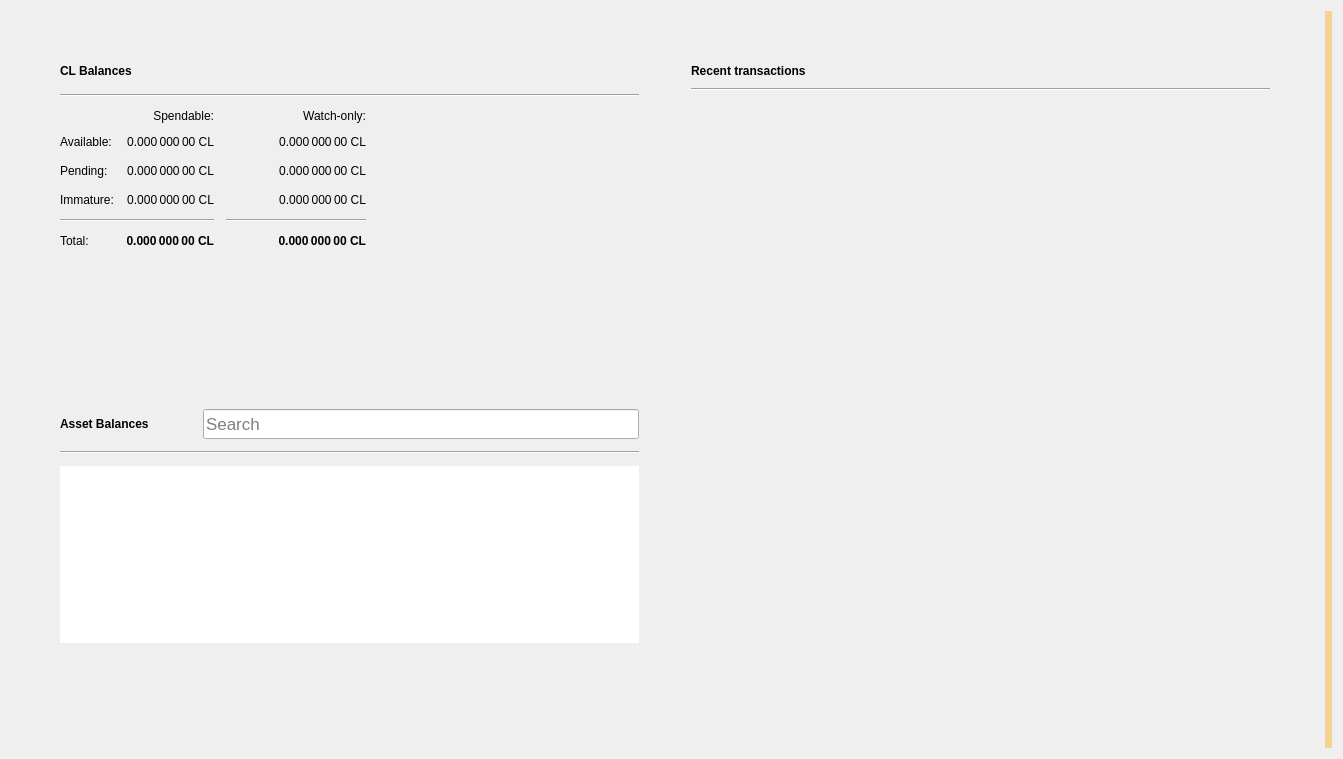
<?xml version="1.0" encoding="UTF-8"?>
<ui version="4.0">
 <class>OverviewPage</class>
 <widget class="QWidget" name="OverviewPage">
  <property name="geometry">
   <rect>
    <x>0</x>
    <y>0</y>
    <width>1343</width>
    <height>759</height>
   </rect>
  </property>
  <property name="windowTitle">
   <string>Form</string>
  </property>
  <property name="autoFillBackground">
   <bool>false</bool>
  </property>
  <layout class="QGridLayout" name="gridLayout_3">
   <item row="0" column="1">
    <layout class="QVBoxLayout" name="verticalLayout_7">
     <property name="spacing">
      <number>0</number>
     </property>
     <property name="leftMargin">
      <number>0</number>
     </property>
     <property name="topMargin">
      <number>0</number>
     </property>
     <property name="rightMargin">
      <number>0</number>
     </property>
     <property name="bottomMargin">
      <number>0</number>
     </property>
     <item>
      <layout class="QHBoxLayout" name="horizontalLayout" stretch="0,0">
       <property name="spacing">
        <number>34</number>
       </property>
       <property name="sizeConstraint">
        <enum>QLayout::SetMaximumSize</enum>
       </property>
       <property name="leftMargin">
        <number>40</number>
       </property>
       <property name="topMargin">
        <number>40</number>
       </property>
       <property name="rightMargin">
        <number>40</number>
       </property>
       <property name="bottomMargin">
        <number>40</number>
       </property>
       <item>
        <layout class="QVBoxLayout" name="verticalLayout_2">
         <property name="spacing">
          <number>34</number>
         </property>
         <property name="rightMargin">
          <number>0</number>
         </property>
         <item>
          <widget class="QFrame" name="frame">
           <property name="sizePolicy">
            <sizepolicy hsizetype="Preferred" vsizetype="Preferred">
             <horstretch>0</horstretch>
             <verstretch>0</verstretch>
            </sizepolicy>
           </property>
           <property name="frameShape">
            <enum>QFrame::NoFrame</enum>
           </property>
           <property name="frameShadow">
            <enum>QFrame::Raised</enum>
           </property>
           <property name="lineWidth">
            <number>10</number>
           </property>
           <layout class="QVBoxLayout" name="verticalLayout_4">
            <property name="spacing">
             <number>12</number>
            </property>
            <item>
             <layout class="QHBoxLayout" name="horizontalLayout_4">
              <item>
               <widget class="QLabel" name="clBalancesLabel">
                <property name="font">
                 <font>
                  <weight>75</weight>
                  <bold>true</bold>
                 </font>
                </property>
                <property name="text">
                 <string>CL Balances</string>
                </property>
               </widget>
              </item>
              <item>
               <widget class="QPushButton" name="labelWalletStatus">
                <property name="enabled">
                 <bool>true</bool>
                </property>
                <property name="maximumSize">
                 <size>
                  <width>30</width>
                  <height>16777215</height>
                 </size>
                </property>
                <property name="toolTip">
                 <string>The displayed information may be out of date. Your wallet automatically synchronizes with the CL network after a connection is established, but this process has not completed yet.</string>
                </property>
                <property name="text">
                 <string/>
                </property>
                <property name="icon">
                 <iconset>
                  <normaloff>:/icons/warning</normaloff>
                  <disabledoff>:/icons/warning</disabledoff>:/icons/warning</iconset>
                </property>
                <property name="iconSize">
                 <size>
                  <width>24</width>
                  <height>24</height>
                 </size>
                </property>
                <property name="flat">
                 <bool>true</bool>
                </property>
               </widget>
              </item>
              <item>
               <spacer name="horizontalSpacer_3">
                <property name="orientation">
                 <enum>Qt::Horizontal</enum>
                </property>
                <property name="sizeHint" stdset="0">
                 <size>
                  <width>40</width>
                  <height>20</height>
                 </size>
                </property>
               </spacer>
              </item>
             </layout>
            </item>
            <item>
             <widget class="Line" name="line_2">
              <property name="orientation">
               <enum>Qt::Horizontal</enum>
              </property>
             </widget>
            </item>
            <item>
             <layout class="QGridLayout" name="gridLayout">
              <property name="spacing">
               <number>12</number>
              </property>
              <item row="3" column="2">
               <widget class="QLabel" name="labelWatchImmature">
                <property name="font">
                 <font>
                  <weight>50</weight>
                  <bold>false</bold>
                 </font>
                </property>
                <property name="cursor">
                 <cursorShape>IBeamCursor</cursorShape>
                </property>
                <property name="toolTip">
                 <string>Mined balance in watch-only addresses that has not yet matured</string>
                </property>
                <property name="text">
                 <string notr="true">0.000 000 00 CL</string>
                </property>
                <property name="alignment">
                 <set>Qt::AlignRight|Qt::AlignTrailing|Qt::AlignVCenter</set>
                </property>
                <property name="textInteractionFlags">
                 <set>Qt::LinksAccessibleByMouse|Qt::TextSelectableByKeyboard|Qt::TextSelectableByMouse</set>
                </property>
               </widget>
              </item>
              <item row="2" column="3">
               <spacer name="horizontalSpacer_2">
                <property name="orientation">
                 <enum>Qt::Horizontal</enum>
                </property>
                <property name="sizeHint" stdset="0">
                 <size>
                  <width>40</width>
                  <height>20</height>
                 </size>
                </property>
               </spacer>
              </item>
              <item row="1" column="0">
               <widget class="QLabel" name="labelBalanceText">
                <property name="text">
                 <string>Available:</string>
                </property>
               </widget>
              </item>
              <item row="1" column="2">
               <widget class="QLabel" name="labelWatchAvailable">
                <property name="font">
                 <font>
                  <weight>50</weight>
                  <bold>false</bold>
                 </font>
                </property>
                <property name="cursor">
                 <cursorShape>IBeamCursor</cursorShape>
                </property>
                <property name="toolTip">
                 <string>Your current balance in watch-only addresses</string>
                </property>
                <property name="text">
                 <string notr="true">0.000 000 00 CL</string>
                </property>
                <property name="alignment">
                 <set>Qt::AlignRight|Qt::AlignTrailing|Qt::AlignVCenter</set>
                </property>
                <property name="textInteractionFlags">
                 <set>Qt::LinksAccessibleByMouse|Qt::TextSelectableByKeyboard|Qt::TextSelectableByMouse</set>
                </property>
               </widget>
              </item>
              <item row="2" column="1">
               <widget class="QLabel" name="labelUnconfirmed">
                <property name="font">
                 <font>
                  <weight>50</weight>
                  <bold>false</bold>
                 </font>
                </property>
                <property name="cursor">
                 <cursorShape>IBeamCursor</cursorShape>
                </property>
                <property name="toolTip">
                 <string>Total of transactions that have yet to be confirmed, and do not yet count toward the spendable balance</string>
                </property>
                <property name="text">
                 <string notr="true">0.000 000 00 CL</string>
                </property>
                <property name="alignment">
                 <set>Qt::AlignRight|Qt::AlignTrailing|Qt::AlignVCenter</set>
                </property>
                <property name="textInteractionFlags">
                 <set>Qt::LinksAccessibleByMouse|Qt::TextSelectableByKeyboard|Qt::TextSelectableByMouse</set>
                </property>
               </widget>
              </item>
              <item row="4" column="2">
               <widget class="Line" name="lineWatchBalance">
                <property name="sizePolicy">
                 <sizepolicy hsizetype="Preferred" vsizetype="Fixed">
                  <horstretch>0</horstretch>
                  <verstretch>0</verstretch>
                 </sizepolicy>
                </property>
                <property name="minimumSize">
                 <size>
                  <width>140</width>
                  <height>0</height>
                 </size>
                </property>
                <property name="orientation">
                 <enum>Qt::Horizontal</enum>
                </property>
               </widget>
              </item>
              <item row="0" column="1">
               <widget class="QLabel" name="labelSpendable">
                <property name="text">
                 <string>Spendable:</string>
                </property>
                <property name="alignment">
                 <set>Qt::AlignRight|Qt::AlignTrailing|Qt::AlignVCenter</set>
                </property>
               </widget>
              </item>
              <item row="3" column="0">
               <widget class="QLabel" name="labelImmatureText">
                <property name="text">
                 <string>Immature:</string>
                </property>
               </widget>
              </item>
              <item row="5" column="2">
               <widget class="QLabel" name="labelWatchTotal">
                <property name="font">
                 <font>
                  <weight>75</weight>
                  <bold>true</bold>
                 </font>
                </property>
                <property name="cursor">
                 <cursorShape>IBeamCursor</cursorShape>
                </property>
                <property name="toolTip">
                 <string>Current total balance in watch-only addresses</string>
                </property>
                <property name="text">
                 <string notr="true">0.000 000 00 CL</string>
                </property>
                <property name="alignment">
                 <set>Qt::AlignRight|Qt::AlignTrailing|Qt::AlignVCenter</set>
                </property>
                <property name="textInteractionFlags">
                 <set>Qt::LinksAccessibleByMouse|Qt::TextSelectableByKeyboard|Qt::TextSelectableByMouse</set>
                </property>
               </widget>
              </item>
              <item row="4" column="0" colspan="2">
               <widget class="Line" name="line">
                <property name="orientation">
                 <enum>Qt::Horizontal</enum>
                </property>
               </widget>
              </item>
              <item row="0" column="2">
               <widget class="QLabel" name="labelWatchonly">
                <property name="text">
                 <string>Watch-only:</string>
                </property>
                <property name="alignment">
                 <set>Qt::AlignRight|Qt::AlignTrailing|Qt::AlignVCenter</set>
                </property>
               </widget>
              </item>
              <item row="5" column="1">
               <widget class="QLabel" name="labelTotal">
                <property name="font">
                 <font>
                  <weight>75</weight>
                  <bold>true</bold>
                 </font>
                </property>
                <property name="cursor">
                 <cursorShape>IBeamCursor</cursorShape>
                </property>
                <property name="toolTip">
                 <string>Your current total balance</string>
                </property>
                <property name="text">
                 <string notr="true">0.000 000 00 CL</string>
                </property>
                <property name="alignment">
                 <set>Qt::AlignRight|Qt::AlignTrailing|Qt::AlignVCenter</set>
                </property>
                <property name="textInteractionFlags">
                 <set>Qt::LinksAccessibleByMouse|Qt::TextSelectableByKeyboard|Qt::TextSelectableByMouse</set>
                </property>
               </widget>
              </item>
              <item row="1" column="1">
               <widget class="QLabel" name="labelBalance">
                <property name="font">
                 <font>
                  <weight>50</weight>
                  <bold>false</bold>
                 </font>
                </property>
                <property name="cursor">
                 <cursorShape>IBeamCursor</cursorShape>
                </property>
                <property name="toolTip">
                 <string>Your current spendable balance</string>
                </property>
                <property name="text">
                 <string notr="true">0.000 000 00 CL</string>
                </property>
                <property name="alignment">
                 <set>Qt::AlignRight|Qt::AlignTrailing|Qt::AlignVCenter</set>
                </property>
                <property name="textInteractionFlags">
                 <set>Qt::LinksAccessibleByMouse|Qt::TextSelectableByKeyboard|Qt::TextSelectableByMouse</set>
                </property>
               </widget>
              </item>
              <item row="2" column="0">
               <widget class="QLabel" name="labelPendingText">
                <property name="text">
                 <string>Pending:</string>
                </property>
               </widget>
              </item>
              <item row="5" column="0">
               <widget class="QLabel" name="labelTotalText">
                <property name="text">
                 <string>Total:</string>
                </property>
               </widget>
              </item>
              <item row="3" column="1">
               <widget class="QLabel" name="labelImmature">
                <property name="font">
                 <font>
                  <weight>50</weight>
                  <bold>false</bold>
                 </font>
                </property>
                <property name="cursor">
                 <cursorShape>IBeamCursor</cursorShape>
                </property>
                <property name="toolTip">
                 <string>Mined balance that has not yet matured</string>
                </property>
                <property name="text">
                 <string notr="true">0.000 000 00 CL</string>
                </property>
                <property name="alignment">
                 <set>Qt::AlignRight|Qt::AlignTrailing|Qt::AlignVCenter</set>
                </property>
                <property name="textInteractionFlags">
                 <set>Qt::LinksAccessibleByMouse|Qt::TextSelectableByKeyboard|Qt::TextSelectableByMouse</set>
                </property>
               </widget>
              </item>
              <item row="2" column="2">
               <widget class="QLabel" name="labelWatchPending">
                <property name="font">
                 <font>
                  <weight>50</weight>
                  <bold>false</bold>
                 </font>
                </property>
                <property name="cursor">
                 <cursorShape>IBeamCursor</cursorShape>
                </property>
                <property name="toolTip">
                 <string>Unconfirmed transactions to watch-only addresses</string>
                </property>
                <property name="text">
                 <string notr="true">0.000 000 00 CL</string>
                </property>
                <property name="alignment">
                 <set>Qt::AlignRight|Qt::AlignTrailing|Qt::AlignVCenter</set>
                </property>
                <property name="textInteractionFlags">
                 <set>Qt::LinksAccessibleByMouse|Qt::TextSelectableByKeyboard|Qt::TextSelectableByMouse</set>
                </property>
               </widget>
              </item>
             </layout>
            </item>
           </layout>
          </widget>
         </item>
         <item>
          <widget class="QWidget" name="assetVerticalSpaceWidget2" native="true">
           <property name="autoFillBackground">
            <bool>false</bool>
           </property>
           <layout class="QVBoxLayout" name="verticalLayout_6">
            <item>
             <spacer name="verticalSpacer_4">
              <property name="orientation">
               <enum>Qt::Vertical</enum>
              </property>
              <property name="sizeHint" stdset="0">
               <size>
                <width>20</width>
                <height>87</height>
               </size>
              </property>
             </spacer>
            </item>
           </layout>
          </widget>
         </item>
         <item>
          <widget class="QFrame" name="assetFrame">
           <property name="autoFillBackground">
            <bool>true</bool>
           </property>
           <property name="frameShape">
            <enum>QFrame::NoFrame</enum>
           </property>
           <property name="frameShadow">
            <enum>QFrame::Plain</enum>
           </property>
           <property name="lineWidth">
            <number>0</number>
           </property>
           <layout class="QVBoxLayout" name="verticalLayout_5">
            <property name="spacing">
             <number>12</number>
            </property>
            <item>
             <layout class="QHBoxLayout" name="assetBalanceHorizontalLayout">
              <item alignment="Qt::AlignVCenter">
               <widget class="QLabel" name="assetBalanceLabel">
                <property name="font">
                 <font>
                  <weight>75</weight>
                  <bold>true</bold>
                 </font>
                </property>
                <property name="text">
                 <string>Asset Balances</string>
                </property>
               </widget>
              </item>
              <item>
               <widget class="QPushButton" name="labelAssetStatus">
                <property name="enabled">
                 <bool>true</bool>
                </property>
                <property name="maximumSize">
                 <size>
                  <width>30</width>
                  <height>16777215</height>
                 </size>
                </property>
                <property name="toolTip">
                 <string>The displayed information may be out of date. Your wallet automatically synchronizes with the CL network after a connection is established, but this process has not completed yet.</string>
                </property>
                <property name="text">
                 <string/>
                </property>
                <property name="icon">
                 <iconset>
                  <normaloff>:/icons/warning</normaloff>
                  <disabledoff>:/icons/warning</disabledoff>:/icons/warning</iconset>
                </property>
                <property name="iconSize">
                 <size>
                  <width>24</width>
                  <height>24</height>
                 </size>
                </property>
                <property name="flat">
                 <bool>true</bool>
                </property>
               </widget>
              </item>
              <item alignment="Qt::AlignBottom">
               <widget class="QLineEdit" name="assetSearch">
                <property name="sizePolicy">
                 <sizepolicy hsizetype="Expanding" vsizetype="Preferred">
                  <horstretch>0</horstretch>
                  <verstretch>0</verstretch>
                 </sizepolicy>
                </property>
                <property name="minimumSize">
                 <size>
                  <width>0</width>
                  <height>30</height>
                 </size>
                </property>
                <property name="maximumSize">
                 <size>
                  <width>16777215</width>
                  <height>30</height>
                 </size>
                </property>
                <property name="sizeIncrement">
                 <size>
                  <width>0</width>
                  <height>0</height>
                 </size>
                </property>
                <property name="baseSize">
                 <size>
                  <width>0</width>
                  <height>0</height>
                 </size>
                </property>
                <property name="font">
                 <font>
                  <pointsize>13</pointsize>
                 </font>
                </property>
                <property name="maxLength">
                 <number>32</number>
                </property>
                <property name="frame">
                 <bool>true</bool>
                </property>
                <property name="alignment">
                 <set>Qt::AlignLeading|Qt::AlignLeft|Qt::AlignVCenter</set>
                </property>
                <property name="placeholderText">
                 <string>Search</string>
                </property>
                <property name="clearButtonEnabled">
                 <bool>true</bool>
                </property>
               </widget>
              </item>
             </layout>
            </item>
            <item>
             <widget class="Line" name="assetBalanceLine">
              <property name="orientation">
               <enum>Qt::Horizontal</enum>
              </property>
             </widget>
            </item>
            <item>
             <widget class="QListView" name="listAssets">
              <property name="frameShape">
               <enum>QFrame::NoFrame</enum>
              </property>
              <property name="lineWidth">
               <number>0</number>
              </property>
              <property name="verticalScrollMode">
               <enum>QAbstractItemView::ScrollPerItem</enum>
              </property>
             </widget>
            </item>
            <item>
             <widget class="QWidget" name="assetVerticalSpaceWidget" native="true">
              <property name="autoFillBackground">
               <bool>false</bool>
              </property>
              <layout class="QVBoxLayout" name="verticalLayout">
               <item>
                <spacer name="verticalSpacer_3">
                 <property name="orientation">
                  <enum>Qt::Vertical</enum>
                 </property>
                 <property name="sizeHint" stdset="0">
                  <size>
                   <width>20</width>
                   <height>40</height>
                  </size>
                 </property>
                </spacer>
               </item>
              </layout>
             </widget>
            </item>
           </layout>
          </widget>
         </item>
        </layout>
       </item>
       <item>
        <layout class="QVBoxLayout" name="verticalLayout_3">
         <property name="spacing">
          <number>34</number>
         </property>
         <property name="leftMargin">
          <number>0</number>
         </property>
         <item>
          <widget class="QFrame" name="frame_2">
           <property name="sizePolicy">
            <sizepolicy hsizetype="Preferred" vsizetype="Fixed">
             <horstretch>0</horstretch>
             <verstretch>0</verstretch>
            </sizepolicy>
           </property>
           <property name="frameShape">
            <enum>QFrame::NoFrame</enum>
           </property>
           <property name="frameShadow">
            <enum>QFrame::Plain</enum>
           </property>
           <property name="lineWidth">
            <number>0</number>
           </property>
           <layout class="QGridLayout" name="gridLayout_2">
            <property name="horizontalSpacing">
             <number>12</number>
            </property>
            <item row="0" column="0">
             <layout class="QHBoxLayout" name="horizontalLayout_2">
              <item>
               <widget class="QLabel" name="recentTransactionsLabel">
                <property name="font">
                 <font>
                  <weight>75</weight>
                  <bold>true</bold>
                 </font>
                </property>
                <property name="text">
                 <string>Recent transactions</string>
                </property>
               </widget>
              </item>
              <item>
               <widget class="QPushButton" name="labelTransactionsStatus">
                <property name="enabled">
                 <bool>true</bool>
                </property>
                <property name="maximumSize">
                 <size>
                  <width>30</width>
                  <height>16777215</height>
                 </size>
                </property>
                <property name="toolTip">
                 <string>The displayed information may be out of date. Your wallet automatically synchronizes with the CL network after a connection is established, but this process has not completed yet.</string>
                </property>
                <property name="text">
                 <string/>
                </property>
                <property name="icon">
                 <iconset>
                  <normaloff>:/icons/warning</normaloff>
                  <disabledoff>:/icons/warning</disabledoff>:/icons/warning</iconset>
                </property>
                <property name="iconSize">
                 <size>
                  <width>24</width>
                  <height>24</height>
                 </size>
                </property>
                <property name="flat">
                 <bool>true</bool>
                </property>
               </widget>
              </item>
              <item>
               <spacer name="horizontalSpacer">
                <property name="orientation">
                 <enum>Qt::Horizontal</enum>
                </property>
                <property name="sizeHint" stdset="0">
                 <size>
                  <width>40</width>
                  <height>20</height>
                 </size>
                </property>
               </spacer>
              </item>
             </layout>
            </item>
            <item row="2" column="0">
             <widget class="QListView" name="listTransactions">
              <property name="styleSheet">
               <string notr="true">QListView { background: transparent; }</string>
              </property>
              <property name="frameShape">
               <enum>QFrame::NoFrame</enum>
              </property>
              <property name="verticalScrollBarPolicy">
               <enum>Qt::ScrollBarAlwaysOff</enum>
              </property>
              <property name="horizontalScrollBarPolicy">
               <enum>Qt::ScrollBarAlwaysOff</enum>
              </property>
              <property name="selectionMode">
               <enum>QAbstractItemView::NoSelection</enum>
              </property>
             </widget>
            </item>
            <item row="1" column="0">
             <widget class="Line" name="line_3">
              <property name="orientation">
               <enum>Qt::Horizontal</enum>
              </property>
             </widget>
            </item>
           </layout>
          </widget>
         </item>
         <item>
          <spacer name="verticalSpacer_2">
           <property name="orientation">
            <enum>Qt::Vertical</enum>
           </property>
           <property name="sizeHint" stdset="0">
            <size>
             <width>20</width>
             <height>40</height>
            </size>
           </property>
          </spacer>
         </item>
        </layout>
       </item>
      </layout>
     </item>
    </layout>
   </item>
   <item row="0" column="3">
    <widget class="QLabel" name="labelAlerts">
     <property name="visible">
      <bool>true</bool>
     </property>
     <property name="styleSheet">
      <string notr="true">QLabel { background-color: qlineargradient(x1: 0, y1: 0, x2: 1, y2: 0, stop:0 #F0D0A0, stop:1 #F8D488); color:#000000; }</string>
     </property>
     <property name="wordWrap">
      <bool>true</bool>
     </property>
     <property name="margin">
      <number>3</number>
     </property>
     <property name="textInteractionFlags">
      <set>Qt::TextSelectableByMouse</set>
     </property>
    </widget>
   </item>
  </layout>
 </widget>
 <resources/>
 <connections/>
</ui>
